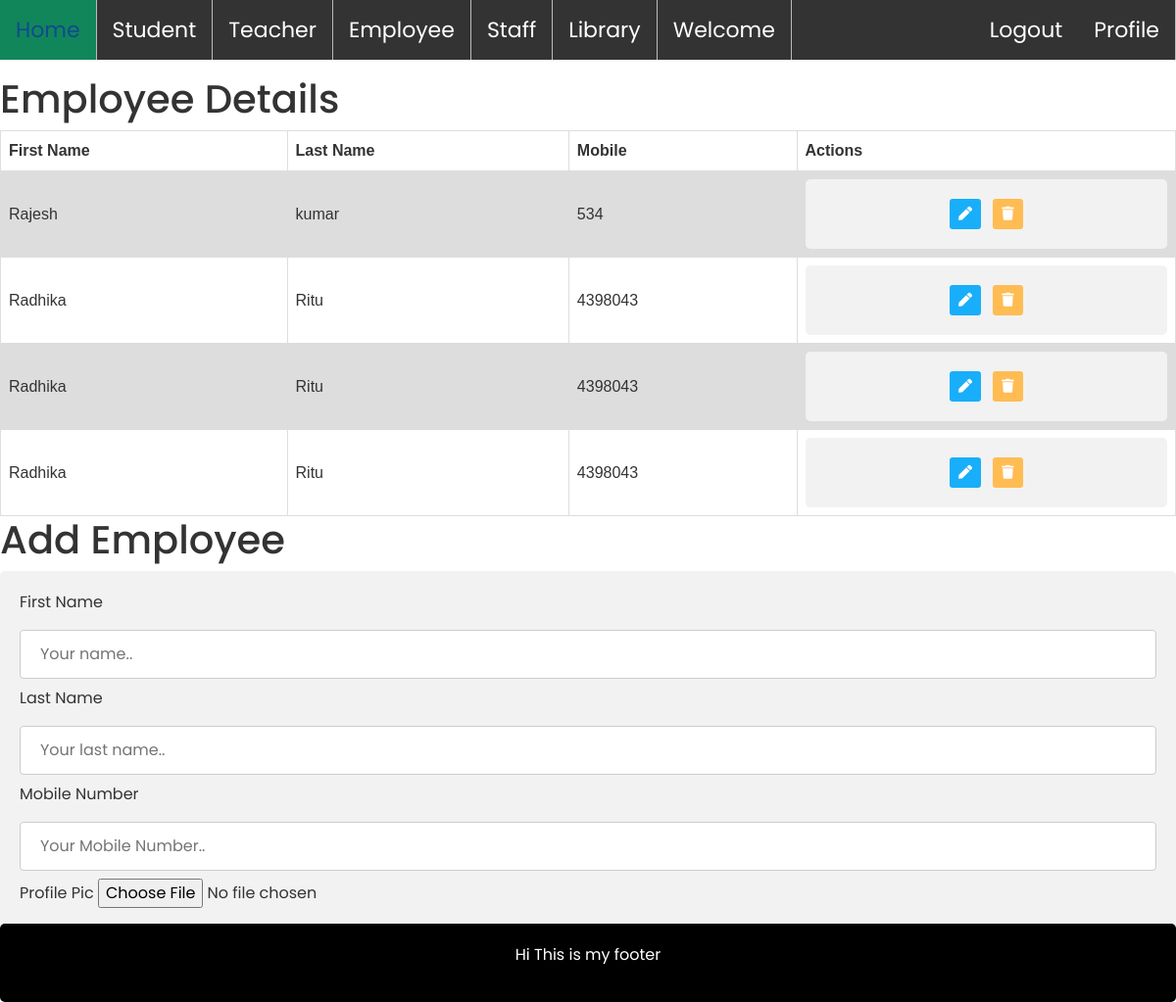
Page /employeePage/ (signed in) on the committed database.
### myApp/models.py (models this page shows, shortened)
class Employee_Model(models.Model):
    FirstName=models.CharField(max_length=100)
    LastName=models.CharField(max_length=100)
    Mobile=models.CharField(max_length=100)
    profile_pic=models.ImageField(upload_to="media/profile_pic",null=True)

### myProject/views.py (the view)
# urls.py: path('employeePage/',views.employeePage,name="employeePage"),
@login_required
def employeePage(request):
    employee=Employee_Model.objects.all()
    context={
        'employee':employee,
    }
    return render(request,"employee.html",context)

### Template/employee.html (shortened to what this page needs)
{% extends 'home.html' %}
{% block content %}
<h1>Employee Details</h1>
<table>
  <tr>
    <th>First Name</th>
    <th>Last Name</th>
    <th>Mobile</th>
    <th>Actions</th>
  </tr>
  {% for i in employee %}
  <tr>
    <td>{{i.FirstName}}</td>
    <td>{{i.LastName}}</td>
    <td>{{i.Mobile}}</td>
    <td class="text-center">
      <div class="actions">
         <a href=" {% url 'editEmployee' i.id %} " class="btn btn-sm bg-success-light mr-2">
         <i class="fas fa-pen"></i>
         </a>
         <a href="#" class="btn btn-sm bg-danger-light">
         <i class="fas fa-trash"></i>
         </a>
      </div>
   </td>
  </tr>
  {% endfor %}
</table>
<h1>Add Employee</Details></h1>
<div>
    <form  action=" {% url 'addEmployee' %} "  method="post" enctype="multipart/form-data">
      <label for="fname">First Name</label>
      <input type="text"  name="firstname" placeholder="Your name.." required>
      <label >Last Name</label>
      <input type="text"  name="lastname" placeholder="Your last name.." required>
      <label >Mobile Number</label>
      <input type="text"  name="mobile" placeholder="Your Mobile Number.." required>
      <label >Profile Pic</label>
      <input type="file"  name="profilepic" placeholder="Your last name.." required>
    </form>
  </div>
{% endblock  %}

### static/assets/css/style.css (style rules this page uses)
html { height: 100%; }
body { background-color: #fff; color: #333; font-family: 'Poppins', sans-serif; font-size: 1rem; height: 100%; line-height: 1.5; overflow-x: hidden; }
h1, h2, h3, h4, h5, h6 { font-family: 'Poppins', sans-serif; margin-top: 0; }
a { color: #009ce7; }
input, button, a { transition: all 0.4s ease; -moz-transition: all 0.4s ease; -o-transition: all 0.4s ease; -ms-transition: all 0.4s ease; -webkit-transition: all 0.4s ease; }
input, input:focus, button, button:focus { outline: none; }
input[type="file"] { height: auto; min-height: calc(1.5em + .75rem + 2px); }
input[type=text], input[type=password] { -webkit-appearance: none; -moz-appearance: none; appearance: none; }
.bg-danger-light { background-color:#FFBC53 !important; color:#fff !important; }
.bg-success-light { background-color: #18aefa; color: #fff; }

### Template/home.html (style rules this page uses)
body { background-color: #92a8d1; }
a { text-decoration: none; font-size: 22px; color: black; }
input[type=text], select { width: 100%; padding: 12px 20px; margin: 8px 0; display: inline-block; border: 1px solid #ccc; border-radius: 4px; box-sizing: border-box; }
div { border-radius: 5px; background-color: #f2f2f2; padding: 20px; }
table { font-family: arial, sans-serif; border-collapse: collapse; width: 100%; }
td, th { border: 1px solid #dddddd; text-align: left; padding: 8px; }
tr:nth-child(even) { background-color: #dddddd; }

### rows in the picture
Employee_Model: FirstName "Rajesh", LastName "kumar", Mobile "534"
Employee_Model: FirstName "Radhika", LastName "Ritu", Mobile "4398043"
Employee_Model: FirstName "Radhika", LastName "Ritu", Mobile "4398043"
Employee_Model: FirstName "Radhika", LastName "Ritu", Mobile "4398043"
